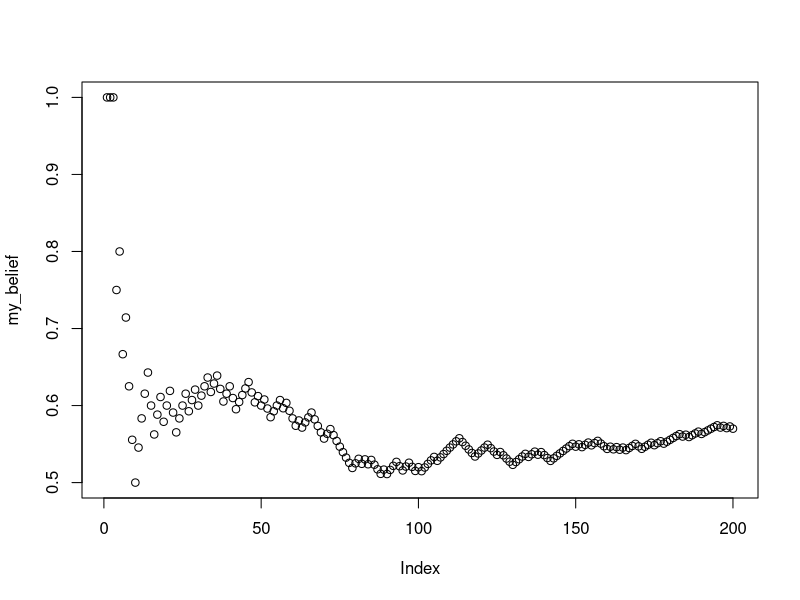
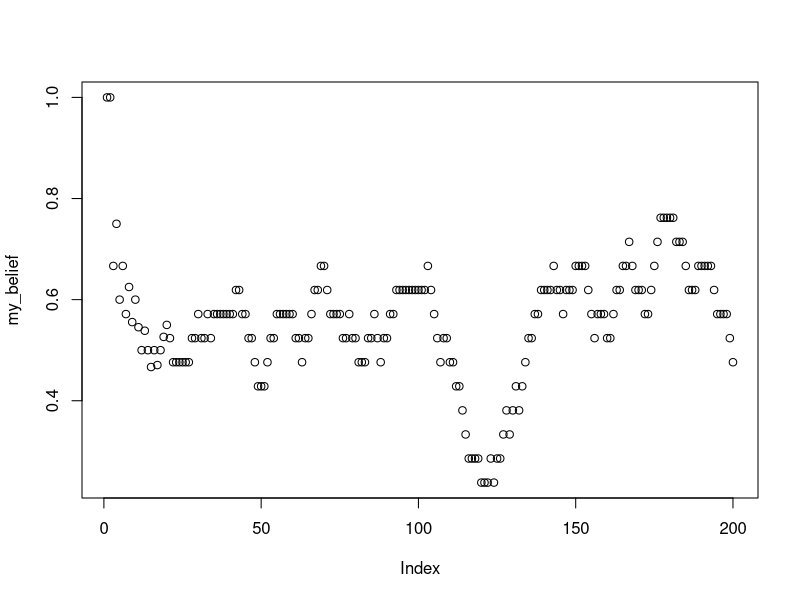

The R source for these figures, in order:
## ---- chunk 1
knitr::opts_chunk$set(echo = TRUE)
## ---- chunk 2

rolls <- sample (1:6, 10000, replace = TRUE)
table (rolls)


## ---- chunk 3

one <- sample (1:6, 1000, replace = TRUE)
two <- sample (1:6, 1000, replace = TRUE)
combined <- one+two
table (combined)/1000

## ---- chunk 4

first <- rep (x = 1:6, each = 6)
second <- rep (x = 1:6, times = 6)
sum_rolls <- first+second
table (sum_rolls)/length(sum_rolls)

sim_result <- table(combined)/1000
true_probs <- table(sum_rolls)/length(sum_rolls)

true_probs-sim_result

## ---- chunk 5
sample(c("A","B"), 20, replace = TRUE, prob = c(.8, .2))

letters

LETTERS

sample(letters, 50, replace = TRUE)

## ---- chunk 6

my_letters <- sample(letters,  50*2, replace = TRUE)
my_strings <- matrix(my_letters, ncol=2)
paste(my_strings[1,], collapse="")
random_strings <- c()
for (i in 1:dim(my_strings)[1]){
  random_strings[i] <- paste(my_strings[i,], collapse="")
}

random_strings
###
###if (random_strings[i] = "ab") {
 ### print("AB")
#}

## ---- chunk 7

sim_results <- replicate(10000,
                         sample ( c(1,0), 10, replace = TRUE))


number_of_heads <- colSums(sim_results)
table(number_of_heads)/10000

number_of_heads <- rbinom(10000, 10, prob = .5)
table(number_of_heads)/10000
## ---- chunk 8
flips <- sample( c("H","T"), 10000, replace = TRUE)

 

## ---- chunk 9
flips <- sample( c("H","T"), 10000, replace = TRUE)

sequence <- c()
for (i in 3:length(flips)){
  first_element <- flips[i-2]
  second_element <- flips[i-1]
  third_element <- flips[i]
  sequence[i-1] <- paste0(first_element, second_element, third_element)
}

table(sequence)/sum(table(sequence))

## ---- chunk 10
simulated_sequence <- c(rbinom(100,1,.5),
                        rbinom(100, 1, .6))

my_knowledge <- c()
my_belief <- c()
for(i in 1:length(simulated_sequence)){
  my_knowledge[i] <- simulated_sequence[i]
  my_belief[i] <- sum(my_knowledge)/length(my_knowledge)
}

plot(my_belief)
## ---- chunk 11
simulated_sequence <- c(rbinom(100,1,.5),
                        rbinom(100, 1, .6))

my_knowledge <- c()
my_belief <- c()
for(i in 1:length(simulated_sequence)){
  my_knowledge[i] <- simulated_sequence[i]
  if(i <= 20){
    my_belief[i] <- sum(my_knowledge)/length(my_knowledge)
  } else{
    my_belief[i] <- sum(my_knowledge[i:(i-20)])/length(my_knowledge[i:(i-20)])
}
}

plot(my_belief)
## ---- chunk 12

my_paragraph <- "In 1918 the Belarusian People's Republic (BNR) was proclaimed, the symbols of which became the coat of arms Pahonia and the white-red-white flag. On 11 August, the newspaper Svobodnaya Belarus published the first official description of the flag and coat of arms. In 1919-1920, the white-red-white flag was used by Belarusian military formations as part of the armies of Poland and Lithuania. In 1920, the flag was used by participants in the Slutsk uprising"

wiki_letters <- unlist(strsplit(my_paragraph, split=""))
lower_case <- tolower(wiki_letters)
letter_counts <- table(lower_case)
letter_counts <- data.frame(lower_case)


library (dplyr)
